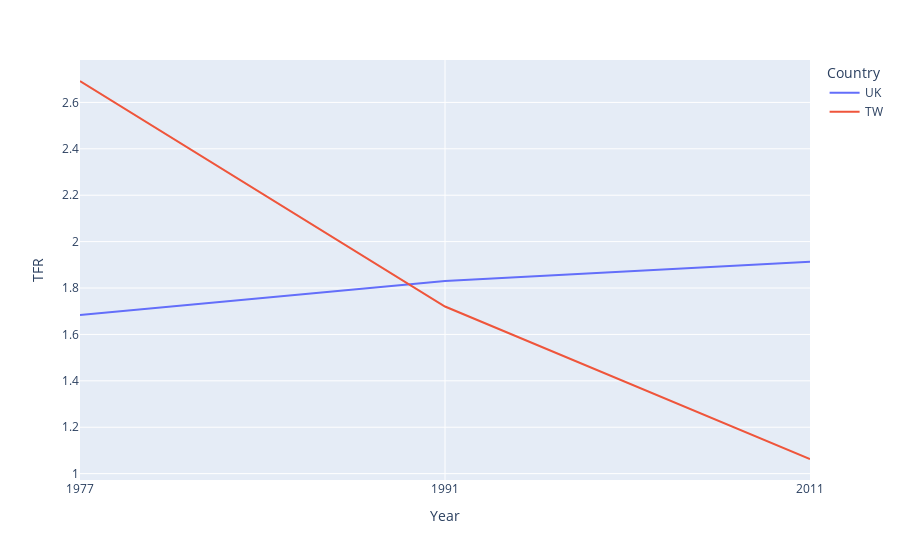

Notebook code cell kept with this figure:
### Markdown cell above
### Visualisation - plotly

### Code cell
# line chart showing the TFR by country
tfr = pd.concat([tfr_uk, tfr_tw], axis=1).transpose().reset_index()
tfr['index'] = ['UK', 'TW']

# transform the data to long format
tfr_long = tfr.melt(id_vars='index', value_vars=['1977', '1991', '2011'], var_name='year', value_name='tfr')

# plot the data
fig = px.line(tfr_long, x='year', y='tfr', color='index')
fig.update_yaxes(title='TFR')
fig.update_xaxes(title='Year')
fig.update_legends(title='Country')
fig.show()

### Figure 1 — Plotly figure (JSON) as saved in the notebook; plotly's stock layout.template omitted (floating-point values rounded to 4 significant figures)
{"data": [{"hovertemplate": "index=UK<br>year=%{x}<br>tfr=%{y}<extra></extra>", "legendgroup": "UK", "line": {"color": "#636efa", "dash": "solid"}, "marker": {"symbol": "circle"}, "mode": "lines", "name": "UK", "orientation": "v", "showlegend": true, "x": ["1977", "1991", "2011"], "xaxis": "x", "y": [1.683, 1.83, 1.913], "yaxis": "y", "type": "scatter"}, {"hovertemplate": "index=TW<br>year=%{x}<br>tfr=%{y}<extra></extra>", "legendgroup": "TW", "line": {"color": "#EF553B", "dash": "solid"}, "marker": {"symbol": "circle"}, "mode": "lines", "name": "TW", "orientation": "v", "showlegend": true, "x": ["1977", "1991", "2011"], "xaxis": "x", "y": [2.692, 1.72, 1.063], "yaxis": "y", "type": "scatter"}], "layout": {"xaxis": {"anchor": "y", "domain": [0.0, 1.0], "title": {"text": "Year"}}, "yaxis": {"anchor": "x", "domain": [0.0, 1.0], "title": {"text": "TFR"}}, "legend": {"title": {"text": "Country"}, "tracegroupgap": 0}, "margin": {"t": 60}}}
